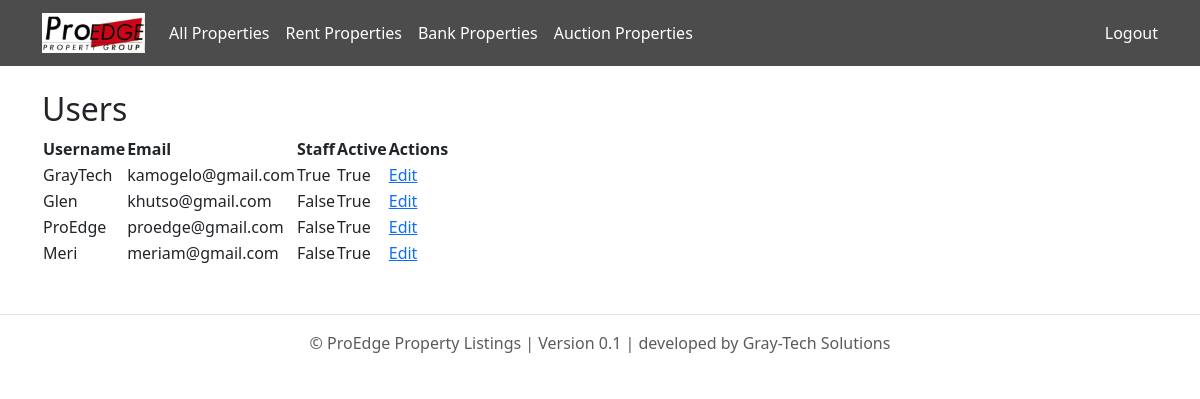
Page /adminpanel/users/ (signed in) on the earlier database version.
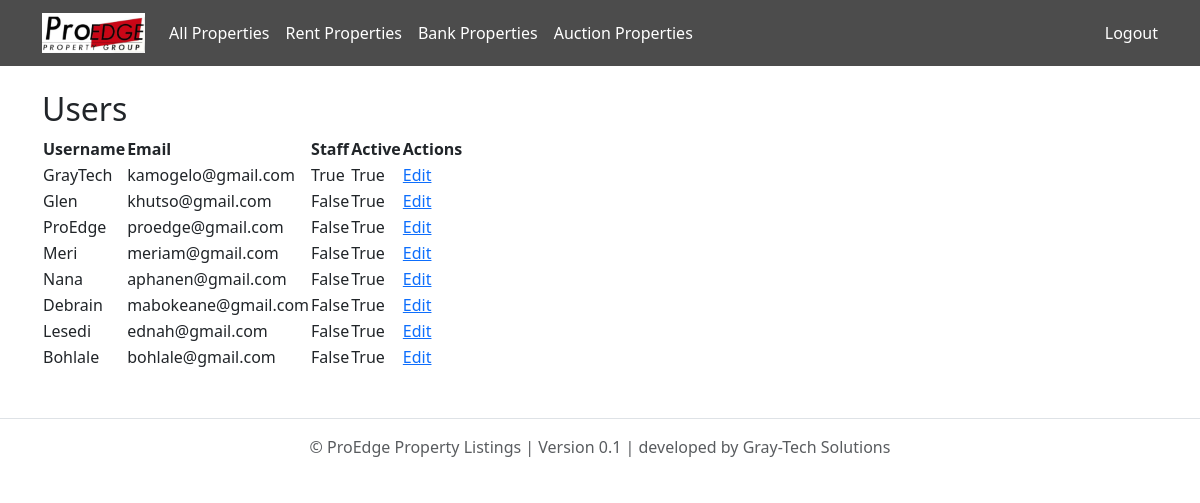
Same page on the later database version.
### proedge/models.py (models this page shows, shortened)
class CustomUser(AbstractUser):
    ROLE_CHOICES = [
        ('buyer', 'Buyer'),
        ('seller', 'Seller'),
        ('tenant', 'Tenant'),
        ('agency', 'Agency'),
        ('landlord', 'Landlord'),
        ('agent', 'Agent'),
        ('bank', 'Bank'),
        ('auctioneer', 'Auctioneer'),
    ]
    role = models.CharField(max_length=20, choices=ROLE_CHOICES)

### adminpanel/views.py (the view)
# urls.py: path('users/', views.user_list, name='user_list'),
@staff_required
def user_list(request):
    users = User.objects.all()
    return render(request, 'adminpanel/user_list.html', {'users': users})

### adminpanel/views.py (called while the page is built)
def staff_required(view_func):
    return user_passes_test(lambda u: u.is_staff)(view_func)

### adminpanel/templates/adminpanel/user_list.html
{% extends 'base.html' %}
{% block content %}
<h2>Users</h2>
<table>
    <thead>
        <tr><th>Username</th><th>Email</th><th>Staff</th><th>Active</th><th>Actions</th></tr>
    </thead>
    <tbody>
        {% for user in users %}
        <tr>
            <td>{{ user.username }}</td>
            <td>{{ user.email }}</td>
            <td>{{ user.is_staff }}</td>
            <td>{{ user.is_active }}</td>
            <td><a href="{% url 'adminpanel:edit_user' user.id %}">Edit</a></td>
        </tr>
        {% endfor %}
    </tbody>
</table>
{% endblock %}

Differences in the rows shown:
added CustomUser: username "Nana", email "aphanen@gmail.com", is_staff "False", is_active "True"
added CustomUser: username "Debrain", email "mabokeane@gmail.com", is_staff "False", is_active "True"
added CustomUser: username "Lesedi", email "ednah@gmail.com", is_staff "False", is_active "True"
added CustomUser: username "Bohlale", email "bohlale@gmail.com", is_staff "False", is_active "True"
